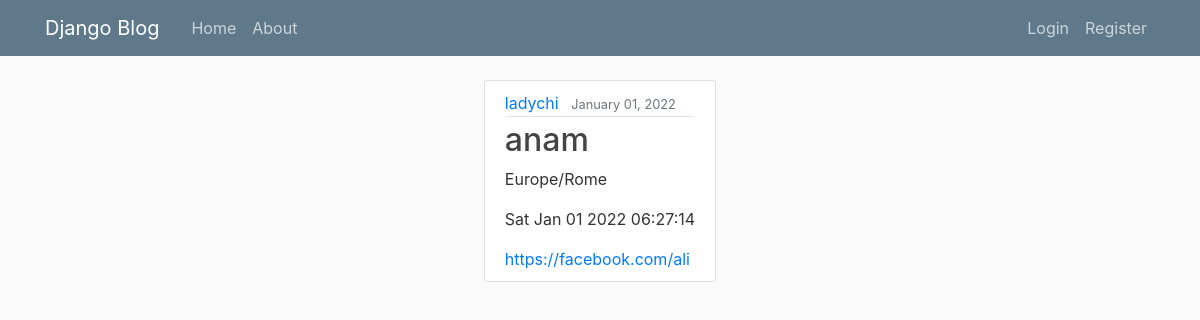
/post/5/, run on the app's committed database.
### blog/models.py (models this page shows, shortened)
class Post(models.Model):
    title = models.CharField(max_length=100)
    content = models.CharField(max_length=255)
    date_posted = models.DateTimeField(default=timezone.now)
    author = models.ForeignKey(User, on_delete=models.CASCADE)
    socialmedia = models.URLField(default='',max_length=255)

### blog/views.py (the view)
# urls.py: path('post/<int:pk>/', PostDetailView.as_view(), name='post-detail'),
class PostDetailView(DetailView):
    model = Post

### blog/templates/blog/post_detail.html (shortened to what this page needs)
{% extends "blog/base.html" %}
{% block content %}
    <article class="media content-section">
        <div class="media-body">
        <div class="article-metadata">
            <a class="mr-2" href="#">{{ object.author }}</a>
            <small class="text-muted">{{ object.date_posted|date:"F d, Y" }}</small>
        </div>
        <h2 class="article-title">{{ object.title }}</h2>
        <p class="article-content" id="tz-{{pk}}">{{ object.content }}</p>
        <p id="card-{{pk}}"></p>
        <a href="{{object.socialmedia}}">{{object.socialmedia}}</a>
        </div>
    </article>
{% endblock content %}

### blog/static/blog/main.css (style rules this page uses)
body { background: #fafafa; color: #333333; margin-top: 5rem; }
h1, h2, h3, h4, h5, h6 { color: #444444; }
.content-section { background: #ffffff; padding: 10px 20px; border: 1px solid #dddddd; border-radius: 3px; margin-bottom: 20px; }
.article-title { color: #444444; }
.article-content { white-space: pre-line; }
.article-metadata { padding-bottom: 1px; margin-bottom: 4px; border-bottom: 1px solid #e3e3e3 }

### data on the page
Post: author "ladychi", date_posted "January 01, 2022", title "anam", content "Europe/Rome", socialmedia "https://facebook.com/ali"
